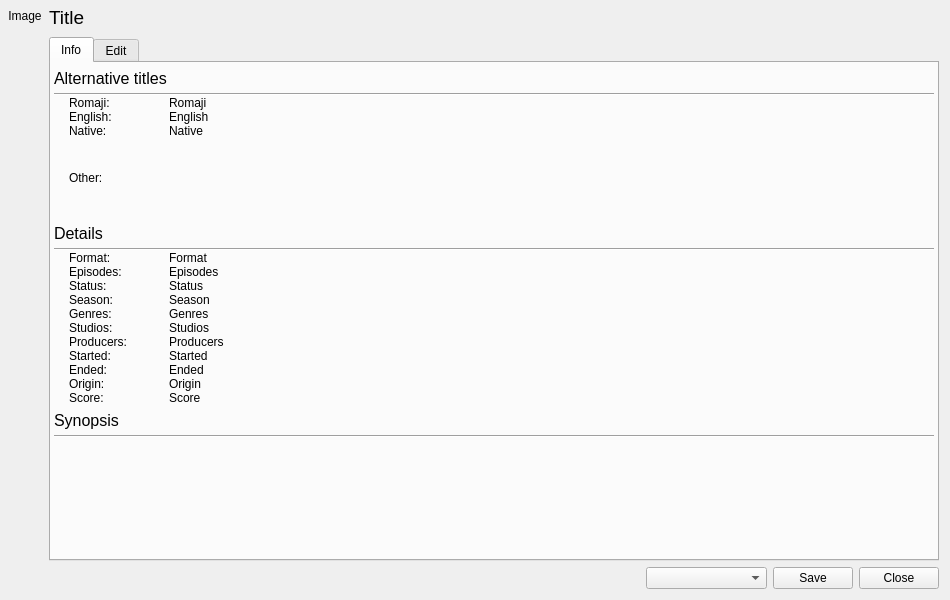
<?xml version="1.0" encoding="UTF-8"?>
<ui version="4.0">
 <class>AnimeInfoEditDialog</class>
 <widget class="QDialog" name="AnimeInfoEditDialog">
  <property name="geometry">
   <rect>
    <x>0</x>
    <y>0</y>
    <width>950</width>
    <height>600</height>
   </rect>
  </property>
  <property name="minimumSize">
   <size>
    <width>950</width>
    <height>600</height>
   </size>
  </property>
  <property name="focusPolicy">
   <enum>Qt::FocusPolicy::ClickFocus</enum>
  </property>
  <property name="windowTitle">
   <string>Anime</string>
  </property>
  <layout class="QVBoxLayout" name="verticalLayout_3">
   <property name="leftMargin">
    <number>0</number>
   </property>
   <property name="topMargin">
    <number>0</number>
   </property>
   <item>
    <layout class="QHBoxLayout" name="horizontalLayout">
     <item>
      <layout class="QVBoxLayout" name="verticalLayout">
       <property name="spacing">
        <number>0</number>
       </property>
       <property name="leftMargin">
        <number>8</number>
       </property>
       <property name="topMargin">
        <number>9</number>
       </property>
       <property name="rightMargin">
        <number>1</number>
       </property>
       <property name="bottomMargin">
        <number>0</number>
       </property>
       <item>
        <widget class="QLabel" name="labelCoverImage">
         <property name="text">
          <string>Image</string>
         </property>
         <property name="scaledContents">
          <bool>false</bool>
         </property>
         <property name="alignment">
          <set>Qt::AlignmentFlag::AlignHCenter|Qt::AlignmentFlag::AlignTop</set>
         </property>
         <property name="textInteractionFlags">
          <set>Qt::TextInteractionFlag::NoTextInteraction</set>
         </property>
        </widget>
       </item>
      </layout>
     </item>
     <item>
      <layout class="QVBoxLayout" name="verticalLayout_2">
       <property name="spacing">
        <number>8</number>
       </property>
       <property name="topMargin">
        <number>6</number>
       </property>
       <item>
        <widget class="QLabel" name="labelTitleHeader">
         <property name="font">
          <font>
           <pointsize>14</pointsize>
          </font>
         </property>
         <property name="text">
          <string>Title</string>
         </property>
         <property name="wordWrap">
          <bool>true</bool>
         </property>
         <property name="openExternalLinks">
          <bool>true</bool>
         </property>
        </widget>
       </item>
       <item>
        <widget class="QTabWidget" name="tabWidgetInfoEdit">
         <property name="focusPolicy">
          <enum>Qt::FocusPolicy::NoFocus</enum>
         </property>
         <property name="currentIndex">
          <number>0</number>
         </property>
         <widget class="QWidget" name="infoPage">
          <attribute name="title">
           <string>Info</string>
          </attribute>
          <layout class="QVBoxLayout" name="verticalLayout_4">
           <property name="spacing">
            <number>0</number>
           </property>
           <property name="leftMargin">
            <number>3</number>
           </property>
           <property name="topMargin">
            <number>0</number>
           </property>
           <property name="rightMargin">
            <number>3</number>
           </property>
           <property name="bottomMargin">
            <number>0</number>
           </property>
           <item>
            <widget class="QLabel" name="label_13">
             <property name="sizePolicy">
              <sizepolicy hsizetype="Preferred" vsizetype="Maximum">
               <horstretch>0</horstretch>
               <verstretch>0</verstretch>
              </sizepolicy>
             </property>
             <property name="minimumSize">
              <size>
               <width>0</width>
               <height>30</height>
              </size>
             </property>
             <property name="font">
              <font>
               <pointsize>12</pointsize>
               <underline>false</underline>
              </font>
             </property>
             <property name="text">
              <string>Alternative titles</string>
             </property>
             <property name="wordWrap">
              <bool>true</bool>
             </property>
            </widget>
           </item>
           <item>
            <widget class="Line" name="line">
             <property name="orientation">
              <enum>Qt::Orientation::Horizontal</enum>
             </property>
            </widget>
           </item>
           <item>
            <layout class="QGridLayout" name="gridLayout_3">
             <property name="sizeConstraint">
              <enum>QLayout::SizeConstraint::SetDefaultConstraint</enum>
             </property>
             <property name="leftMargin">
              <number>15</number>
             </property>
             <property name="spacing">
              <number>0</number>
             </property>
             <item row="2" column="0">
              <widget class="QLabel" name="label_12">
               <property name="sizePolicy">
                <sizepolicy hsizetype="Maximum" vsizetype="Maximum">
                 <horstretch>0</horstretch>
                 <verstretch>0</verstretch>
                </sizepolicy>
               </property>
               <property name="minimumSize">
                <size>
                 <width>100</width>
                 <height>0</height>
                </size>
               </property>
               <property name="text">
                <string>Native:</string>
               </property>
               <property name="wordWrap">
                <bool>true</bool>
               </property>
               <property name="textInteractionFlags">
                <set>Qt::TextInteractionFlag::NoTextInteraction</set>
               </property>
              </widget>
             </item>
             <item row="3" column="0">
              <widget class="QLabel" name="label_21">
               <property name="sizePolicy">
                <sizepolicy hsizetype="Maximum" vsizetype="Maximum">
                 <horstretch>0</horstretch>
                 <verstretch>0</verstretch>
                </sizepolicy>
               </property>
               <property name="minimumSize">
                <size>
                 <width>100</width>
                 <height>0</height>
                </size>
               </property>
               <property name="text">
                <string>Other:</string>
               </property>
              </widget>
             </item>
             <item row="1" column="0">
              <widget class="QLabel" name="label_11">
               <property name="sizePolicy">
                <sizepolicy hsizetype="Maximum" vsizetype="Maximum">
                 <horstretch>0</horstretch>
                 <verstretch>0</verstretch>
                </sizepolicy>
               </property>
               <property name="minimumSize">
                <size>
                 <width>100</width>
                 <height>0</height>
                </size>
               </property>
               <property name="text">
                <string>English:</string>
               </property>
               <property name="wordWrap">
                <bool>true</bool>
               </property>
               <property name="textInteractionFlags">
                <set>Qt::TextInteractionFlag::NoTextInteraction</set>
               </property>
              </widget>
             </item>
             <item row="2" column="1">
              <widget class="QLabel" name="labelTitleNative">
               <property name="cursor">
                <cursorShape>IBeamCursor</cursorShape>
               </property>
               <property name="text">
                <string>Native</string>
               </property>
               <property name="wordWrap">
                <bool>true</bool>
               </property>
               <property name="textInteractionFlags">
                <set>Qt::TextInteractionFlag::LinksAccessibleByMouse|Qt::TextInteractionFlag::TextSelectableByMouse</set>
               </property>
              </widget>
             </item>
             <item row="0" column="1">
              <widget class="QLabel" name="labelTitleRomaji">
               <property name="cursor">
                <cursorShape>IBeamCursor</cursorShape>
               </property>
               <property name="text">
                <string>Romaji</string>
               </property>
               <property name="wordWrap">
                <bool>true</bool>
               </property>
               <property name="textInteractionFlags">
                <set>Qt::TextInteractionFlag::LinksAccessibleByMouse|Qt::TextInteractionFlag::TextSelectableByMouse</set>
               </property>
              </widget>
             </item>
             <item row="1" column="1">
              <widget class="QLabel" name="labelTitleEnglish">
               <property name="cursor">
                <cursorShape>IBeamCursor</cursorShape>
               </property>
               <property name="text">
                <string>English</string>
               </property>
               <property name="wordWrap">
                <bool>true</bool>
               </property>
               <property name="textInteractionFlags">
                <set>Qt::TextInteractionFlag::LinksAccessibleByMouse|Qt::TextInteractionFlag::TextSelectableByMouse</set>
               </property>
              </widget>
             </item>
             <item row="0" column="0">
              <widget class="QLabel" name="label_10">
               <property name="sizePolicy">
                <sizepolicy hsizetype="Maximum" vsizetype="Maximum">
                 <horstretch>0</horstretch>
                 <verstretch>0</verstretch>
                </sizepolicy>
               </property>
               <property name="minimumSize">
                <size>
                 <width>100</width>
                 <height>0</height>
                </size>
               </property>
               <property name="text">
                <string>Romaji:</string>
               </property>
               <property name="wordWrap">
                <bool>true</bool>
               </property>
               <property name="textInteractionFlags">
                <set>Qt::TextInteractionFlag::NoTextInteraction</set>
               </property>
              </widget>
             </item>
             <item row="3" column="1">
              <widget class="QPlainTextEdit" name="plainTextEditSynonyms">
               <property name="sizePolicy">
                <sizepolicy hsizetype="Preferred" vsizetype="Preferred">
                 <horstretch>0</horstretch>
                 <verstretch>0</verstretch>
                </sizepolicy>
               </property>
               <property name="maximumSize">
                <size>
                 <width>16777215</width>
                 <height>80</height>
                </size>
               </property>
               <property name="focusPolicy">
                <enum>Qt::FocusPolicy::ClickFocus</enum>
               </property>
               <property name="styleSheet">
                <string notr="true">QPlainTextEdit {
    background: transparent;
    border: none;
}</string>
               </property>
               <property name="frameShape">
                <enum>QFrame::Shape::NoFrame</enum>
               </property>
               <property name="frameShadow">
                <enum>QFrame::Shadow::Plain</enum>
               </property>
               <property name="readOnly">
                <bool>true</bool>
               </property>
              </widget>
             </item>
            </layout>
           </item>
           <item>
            <widget class="QLabel" name="label_9">
             <property name="sizePolicy">
              <sizepolicy hsizetype="Preferred" vsizetype="Maximum">
               <horstretch>0</horstretch>
               <verstretch>0</verstretch>
              </sizepolicy>
             </property>
             <property name="minimumSize">
              <size>
               <width>0</width>
               <height>30</height>
              </size>
             </property>
             <property name="font">
              <font>
               <pointsize>12</pointsize>
               <underline>false</underline>
              </font>
             </property>
             <property name="text">
              <string>Details</string>
             </property>
             <property name="wordWrap">
              <bool>true</bool>
             </property>
            </widget>
           </item>
           <item>
            <widget class="Line" name="line_2">
             <property name="orientation">
              <enum>Qt::Orientation::Horizontal</enum>
             </property>
            </widget>
           </item>
           <item>
            <layout class="QGridLayout" name="gridLayout_2">
             <property name="leftMargin">
              <number>15</number>
             </property>
             <property name="spacing">
              <number>0</number>
             </property>
             <item row="5" column="0">
              <widget class="QLabel" name="label_6">
               <property name="sizePolicy">
                <sizepolicy hsizetype="Maximum" vsizetype="Maximum">
                 <horstretch>0</horstretch>
                 <verstretch>0</verstretch>
                </sizepolicy>
               </property>
               <property name="minimumSize">
                <size>
                 <width>100</width>
                 <height>0</height>
                </size>
               </property>
               <property name="text">
                <string>Studios:</string>
               </property>
               <property name="wordWrap">
                <bool>true</bool>
               </property>
               <property name="textInteractionFlags">
                <set>Qt::TextInteractionFlag::NoTextInteraction</set>
               </property>
              </widget>
             </item>
             <item row="9" column="1">
              <widget class="QLabel" name="labelOrigin">
               <property name="sizePolicy">
                <sizepolicy hsizetype="Preferred" vsizetype="Preferred">
                 <horstretch>0</horstretch>
                 <verstretch>0</verstretch>
                </sizepolicy>
               </property>
               <property name="cursor">
                <cursorShape>IBeamCursor</cursorShape>
               </property>
               <property name="text">
                <string>Origin</string>
               </property>
               <property name="wordWrap">
                <bool>true</bool>
               </property>
               <property name="textInteractionFlags">
                <set>Qt::TextInteractionFlag::LinksAccessibleByMouse|Qt::TextInteractionFlag::TextSelectableByMouse</set>
               </property>
              </widget>
             </item>
             <item row="5" column="1">
              <widget class="QLabel" name="labelStudios">
               <property name="sizePolicy">
                <sizepolicy hsizetype="Preferred" vsizetype="Preferred">
                 <horstretch>0</horstretch>
                 <verstretch>0</verstretch>
                </sizepolicy>
               </property>
               <property name="cursor">
                <cursorShape>IBeamCursor</cursorShape>
               </property>
               <property name="text">
                <string>Studios</string>
               </property>
               <property name="wordWrap">
                <bool>true</bool>
               </property>
               <property name="openExternalLinks">
                <bool>true</bool>
               </property>
               <property name="textInteractionFlags">
                <set>Qt::TextInteractionFlag::LinksAccessibleByMouse|Qt::TextInteractionFlag::TextSelectableByMouse</set>
               </property>
              </widget>
             </item>
             <item row="1" column="0">
              <widget class="QLabel" name="label_2">
               <property name="sizePolicy">
                <sizepolicy hsizetype="Maximum" vsizetype="Maximum">
                 <horstretch>0</horstretch>
                 <verstretch>0</verstretch>
                </sizepolicy>
               </property>
               <property name="minimumSize">
                <size>
                 <width>100</width>
                 <height>0</height>
                </size>
               </property>
               <property name="text">
                <string>Episodes:</string>
               </property>
               <property name="wordWrap">
                <bool>true</bool>
               </property>
               <property name="textInteractionFlags">
                <set>Qt::TextInteractionFlag::NoTextInteraction</set>
               </property>
              </widget>
             </item>
             <item row="4" column="0">
              <widget class="QLabel" name="label_5">
               <property name="sizePolicy">
                <sizepolicy hsizetype="Maximum" vsizetype="Maximum">
                 <horstretch>0</horstretch>
                 <verstretch>0</verstretch>
                </sizepolicy>
               </property>
               <property name="minimumSize">
                <size>
                 <width>100</width>
                 <height>0</height>
                </size>
               </property>
               <property name="text">
                <string>Genres:</string>
               </property>
               <property name="wordWrap">
                <bool>true</bool>
               </property>
               <property name="textInteractionFlags">
                <set>Qt::TextInteractionFlag::NoTextInteraction</set>
               </property>
              </widget>
             </item>
             <item row="0" column="1">
              <widget class="QLabel" name="labelFormat">
               <property name="sizePolicy">
                <sizepolicy hsizetype="Preferred" vsizetype="Preferred">
                 <horstretch>0</horstretch>
                 <verstretch>0</verstretch>
                </sizepolicy>
               </property>
               <property name="cursor">
                <cursorShape>IBeamCursor</cursorShape>
               </property>
               <property name="text">
                <string>Format</string>
               </property>
               <property name="wordWrap">
                <bool>true</bool>
               </property>
               <property name="textInteractionFlags">
                <set>Qt::TextInteractionFlag::LinksAccessibleByMouse|Qt::TextInteractionFlag::TextSelectableByMouse</set>
               </property>
              </widget>
             </item>
             <item row="9" column="0">
              <widget class="QLabel" name="label_17">
               <property name="sizePolicy">
                <sizepolicy hsizetype="Maximum" vsizetype="Maximum">
                 <horstretch>0</horstretch>
                 <verstretch>0</verstretch>
                </sizepolicy>
               </property>
               <property name="minimumSize">
                <size>
                 <width>100</width>
                 <height>0</height>
                </size>
               </property>
               <property name="text">
                <string>Origin:</string>
               </property>
               <property name="wordWrap">
                <bool>true</bool>
               </property>
               <property name="textInteractionFlags">
                <set>Qt::TextInteractionFlag::NoTextInteraction</set>
               </property>
              </widget>
             </item>
             <item row="10" column="0">
              <widget class="QLabel" name="label_8">
               <property name="sizePolicy">
                <sizepolicy hsizetype="Maximum" vsizetype="Maximum">
                 <horstretch>0</horstretch>
                 <verstretch>0</verstretch>
                </sizepolicy>
               </property>
               <property name="minimumSize">
                <size>
                 <width>100</width>
                 <height>0</height>
                </size>
               </property>
               <property name="text">
                <string>Score:</string>
               </property>
               <property name="wordWrap">
                <bool>true</bool>
               </property>
               <property name="textInteractionFlags">
                <set>Qt::TextInteractionFlag::NoTextInteraction</set>
               </property>
              </widget>
             </item>
             <item row="6" column="1">
              <widget class="QLabel" name="labelProducers">
               <property name="sizePolicy">
                <sizepolicy hsizetype="Preferred" vsizetype="Preferred">
                 <horstretch>0</horstretch>
                 <verstretch>0</verstretch>
                </sizepolicy>
               </property>
               <property name="cursor">
                <cursorShape>IBeamCursor</cursorShape>
               </property>
               <property name="text">
                <string>Producers</string>
               </property>
               <property name="wordWrap">
                <bool>true</bool>
               </property>
               <property name="openExternalLinks">
                <bool>true</bool>
               </property>
               <property name="textInteractionFlags">
                <set>Qt::TextInteractionFlag::LinksAccessibleByMouse|Qt::TextInteractionFlag::TextSelectableByMouse</set>
               </property>
              </widget>
             </item>
             <item row="1" column="1">
              <widget class="QLabel" name="labelEpisodes">
               <property name="sizePolicy">
                <sizepolicy hsizetype="Preferred" vsizetype="Preferred">
                 <horstretch>0</horstretch>
                 <verstretch>0</verstretch>
                </sizepolicy>
               </property>
               <property name="cursor">
                <cursorShape>IBeamCursor</cursorShape>
               </property>
               <property name="text">
                <string>Episodes</string>
               </property>
               <property name="wordWrap">
                <bool>true</bool>
               </property>
               <property name="textInteractionFlags">
                <set>Qt::TextInteractionFlag::LinksAccessibleByMouse|Qt::TextInteractionFlag::TextSelectableByMouse</set>
               </property>
              </widget>
             </item>
             <item row="8" column="0">
              <widget class="QLabel" name="label_16">
               <property name="sizePolicy">
                <sizepolicy hsizetype="Maximum" vsizetype="Maximum">
                 <horstretch>0</horstretch>
                 <verstretch>0</verstretch>
                </sizepolicy>
               </property>
               <property name="minimumSize">
                <size>
                 <width>100</width>
                 <height>0</height>
                </size>
               </property>
               <property name="text">
                <string>Ended:</string>
               </property>
               <property name="wordWrap">
                <bool>true</bool>
               </property>
               <property name="textInteractionFlags">
                <set>Qt::TextInteractionFlag::NoTextInteraction</set>
               </property>
              </widget>
             </item>
             <item row="8" column="1">
              <widget class="QLabel" name="labelEnded">
               <property name="sizePolicy">
                <sizepolicy hsizetype="Preferred" vsizetype="Preferred">
                 <horstretch>0</horstretch>
                 <verstretch>0</verstretch>
                </sizepolicy>
               </property>
               <property name="cursor">
                <cursorShape>IBeamCursor</cursorShape>
               </property>
               <property name="text">
                <string>Ended</string>
               </property>
               <property name="wordWrap">
                <bool>true</bool>
               </property>
               <property name="textInteractionFlags">
                <set>Qt::TextInteractionFlag::LinksAccessibleByMouse|Qt::TextInteractionFlag::TextSelectableByMouse</set>
               </property>
              </widget>
             </item>
             <item row="4" column="1">
              <widget class="QLabel" name="labelGenres">
               <property name="sizePolicy">
                <sizepolicy hsizetype="Preferred" vsizetype="Preferred">
                 <horstretch>0</horstretch>
                 <verstretch>0</verstretch>
                </sizepolicy>
               </property>
               <property name="cursor">
                <cursorShape>IBeamCursor</cursorShape>
               </property>
               <property name="text">
                <string>Genres</string>
               </property>
               <property name="wordWrap">
                <bool>true</bool>
               </property>
               <property name="textInteractionFlags">
                <set>Qt::TextInteractionFlag::LinksAccessibleByMouse|Qt::TextInteractionFlag::TextSelectableByMouse</set>
               </property>
              </widget>
             </item>
             <item row="0" column="0">
              <widget class="QLabel" name="label">
               <property name="sizePolicy">
                <sizepolicy hsizetype="Maximum" vsizetype="Maximum">
                 <horstretch>0</horstretch>
                 <verstretch>0</verstretch>
                </sizepolicy>
               </property>
               <property name="minimumSize">
                <size>
                 <width>100</width>
                 <height>0</height>
                </size>
               </property>
               <property name="text">
                <string>Format:</string>
               </property>
               <property name="wordWrap">
                <bool>true</bool>
               </property>
               <property name="textInteractionFlags">
                <set>Qt::TextInteractionFlag::NoTextInteraction</set>
               </property>
              </widget>
             </item>
             <item row="2" column="0">
              <widget class="QLabel" name="label_3">
               <property name="sizePolicy">
                <sizepolicy hsizetype="Maximum" vsizetype="Maximum">
                 <horstretch>0</horstretch>
                 <verstretch>0</verstretch>
                </sizepolicy>
               </property>
               <property name="minimumSize">
                <size>
                 <width>100</width>
                 <height>0</height>
                </size>
               </property>
               <property name="text">
                <string>Status:</string>
               </property>
               <property name="wordWrap">
                <bool>true</bool>
               </property>
               <property name="textInteractionFlags">
                <set>Qt::TextInteractionFlag::NoTextInteraction</set>
               </property>
              </widget>
             </item>
             <item row="6" column="0">
              <widget class="QLabel" name="label_7">
               <property name="sizePolicy">
                <sizepolicy hsizetype="Maximum" vsizetype="Maximum">
                 <horstretch>0</horstretch>
                 <verstretch>0</verstretch>
                </sizepolicy>
               </property>
               <property name="minimumSize">
                <size>
                 <width>100</width>
                 <height>0</height>
                </size>
               </property>
               <property name="text">
                <string>Producers:</string>
               </property>
               <property name="wordWrap">
                <bool>true</bool>
               </property>
               <property name="textInteractionFlags">
                <set>Qt::TextInteractionFlag::NoTextInteraction</set>
               </property>
              </widget>
             </item>
             <item row="3" column="1">
              <widget class="QLabel" name="labelSeason">
               <property name="sizePolicy">
                <sizepolicy hsizetype="Preferred" vsizetype="Preferred">
                 <horstretch>0</horstretch>
                 <verstretch>0</verstretch>
                </sizepolicy>
               </property>
               <property name="cursor">
                <cursorShape>IBeamCursor</cursorShape>
               </property>
               <property name="text">
                <string>Season</string>
               </property>
               <property name="wordWrap">
                <bool>true</bool>
               </property>
               <property name="textInteractionFlags">
                <set>Qt::TextInteractionFlag::LinksAccessibleByMouse|Qt::TextInteractionFlag::TextSelectableByMouse</set>
               </property>
              </widget>
             </item>
             <item row="3" column="0">
              <widget class="QLabel" name="label_4">
               <property name="sizePolicy">
                <sizepolicy hsizetype="Maximum" vsizetype="Maximum">
                 <horstretch>0</horstretch>
                 <verstretch>0</verstretch>
                </sizepolicy>
               </property>
               <property name="minimumSize">
                <size>
                 <width>100</width>
                 <height>0</height>
                </size>
               </property>
               <property name="text">
                <string>Season:</string>
               </property>
               <property name="wordWrap">
                <bool>true</bool>
               </property>
               <property name="textInteractionFlags">
                <set>Qt::TextInteractionFlag::NoTextInteraction</set>
               </property>
              </widget>
             </item>
             <item row="10" column="1">
              <widget class="QLabel" name="labelScore">
               <property name="sizePolicy">
                <sizepolicy hsizetype="Preferred" vsizetype="Preferred">
                 <horstretch>0</horstretch>
                 <verstretch>0</verstretch>
                </sizepolicy>
               </property>
               <property name="cursor">
                <cursorShape>IBeamCursor</cursorShape>
               </property>
               <property name="text">
                <string>Score</string>
               </property>
               <property name="wordWrap">
                <bool>true</bool>
               </property>
               <property name="textInteractionFlags">
                <set>Qt::TextInteractionFlag::LinksAccessibleByMouse|Qt::TextInteractionFlag::TextSelectableByMouse</set>
               </property>
              </widget>
             </item>
             <item row="2" column="1">
              <widget class="QLabel" name="labelStatus">
               <property name="sizePolicy">
                <sizepolicy hsizetype="Preferred" vsizetype="Preferred">
                 <horstretch>0</horstretch>
                 <verstretch>0</verstretch>
                </sizepolicy>
               </property>
               <property name="cursor">
                <cursorShape>IBeamCursor</cursorShape>
               </property>
               <property name="text">
                <string>Status</string>
               </property>
               <property name="wordWrap">
                <bool>true</bool>
               </property>
               <property name="textInteractionFlags">
                <set>Qt::TextInteractionFlag::LinksAccessibleByMouse|Qt::TextInteractionFlag::TextSelectableByMouse</set>
               </property>
              </widget>
             </item>
             <item row="7" column="0">
              <widget class="QLabel" name="label_15">
               <property name="sizePolicy">
                <sizepolicy hsizetype="Maximum" vsizetype="Maximum">
                 <horstretch>0</horstretch>
                 <verstretch>0</verstretch>
                </sizepolicy>
               </property>
               <property name="minimumSize">
                <size>
                 <width>100</width>
                 <height>0</height>
                </size>
               </property>
               <property name="text">
                <string>Started:</string>
               </property>
               <property name="wordWrap">
                <bool>true</bool>
               </property>
               <property name="textInteractionFlags">
                <set>Qt::TextInteractionFlag::NoTextInteraction</set>
               </property>
              </widget>
             </item>
             <item row="7" column="1">
              <widget class="QLabel" name="labelStarted">
               <property name="sizePolicy">
                <sizepolicy hsizetype="Preferred" vsizetype="Preferred">
                 <horstretch>0</horstretch>
                 <verstretch>0</verstretch>
                </sizepolicy>
               </property>
               <property name="cursor">
                <cursorShape>IBeamCursor</cursorShape>
               </property>
               <property name="text">
                <string>Started</string>
               </property>
               <property name="wordWrap">
                <bool>true</bool>
               </property>
               <property name="textInteractionFlags">
                <set>Qt::TextInteractionFlag::LinksAccessibleByMouse|Qt::TextInteractionFlag::TextSelectableByMouse</set>
               </property>
              </widget>
             </item>
            </layout>
           </item>
           <item>
            <widget class="QLabel" name="label_14">
             <property name="sizePolicy">
              <sizepolicy hsizetype="Preferred" vsizetype="Maximum">
               <horstretch>0</horstretch>
               <verstretch>0</verstretch>
              </sizepolicy>
             </property>
             <property name="minimumSize">
              <size>
               <width>0</width>
               <height>30</height>
              </size>
             </property>
             <property name="font">
              <font>
               <pointsize>12</pointsize>
               <underline>false</underline>
              </font>
             </property>
             <property name="text">
              <string>Synopsis</string>
             </property>
             <property name="wordWrap">
              <bool>true</bool>
             </property>
            </widget>
           </item>
           <item>
            <widget class="Line" name="line_3">
             <property name="orientation">
              <enum>Qt::Orientation::Horizontal</enum>
             </property>
            </widget>
           </item>
           <item>
            <layout class="QGridLayout" name="gridLayout_4">
             <property name="leftMargin">
              <number>15</number>
             </property>
             <property name="bottomMargin">
              <number>0</number>
             </property>
             <property name="spacing">
              <number>0</number>
             </property>
             <item row="1" column="0">
              <widget class="QTextEdit" name="textEditSynopsis">
               <property name="focusPolicy">
                <enum>Qt::FocusPolicy::NoFocus</enum>
               </property>
               <property name="acceptDrops">
                <bool>false</bool>
               </property>
               <property name="styleSheet">
                <string notr="true">QTextEdit {
    background: transparent;
    border: none;
}</string>
               </property>
               <property name="frameShape">
                <enum>QFrame::Shape::NoFrame</enum>
               </property>
               <property name="frameShadow">
                <enum>QFrame::Shadow::Plain</enum>
               </property>
               <property name="readOnly">
                <bool>true</bool>
               </property>
              </widget>
             </item>
            </layout>
           </item>
          </layout>
         </widget>
         <widget class="QWidget" name="editPage">
          <attribute name="title">
           <string>Edit</string>
          </attribute>
          <layout class="QVBoxLayout" name="verticalLayout_5">
           <item>
            <layout class="QGridLayout" name="gridLayout">
             <item row="2" column="0">
              <widget class="QSpinBox" name="spinBoxEpisodesWatched">
               <property name="focusPolicy">
                <enum>Qt::FocusPolicy::WheelFocus</enum>
               </property>
               <property name="maximum">
                <number>999999999</number>
               </property>
              </widget>
             </item>
             <item row="1" column="0">
              <widget class="QLabel" name="label_18">
               <property name="text">
                <string>Episodes watched</string>
               </property>
              </widget>
             </item>
             <item row="1" column="1">
              <widget class="QLabel" name="label_19">
               <property name="text">
                <string>Times rewatched</string>
               </property>
              </widget>
             </item>
             <item row="2" column="1">
              <widget class="QSpinBox" name="spinBoxRewatches">
               <property name="focusPolicy">
                <enum>Qt::FocusPolicy::WheelFocus</enum>
               </property>
               <property name="maximum">
                <number>999999999</number>
               </property>
              </widget>
             </item>
            </layout>
           </item>
           <item>
            <layout class="QGridLayout" name="gridLayout_5">
             <item row="1" column="0">
              <layout class="QHBoxLayout" name="horizontalLayout_2">
               <item>
                <widget class="QLabel" name="label_25">
                 <property name="sizePolicy">
                  <sizepolicy hsizetype="Maximum" vsizetype="Preferred">
                   <horstretch>0</horstretch>
                   <verstretch>0</verstretch>
                  </sizepolicy>
                 </property>
                 <property name="text">
                  <string>Score:</string>
                 </property>
                </widget>
               </item>
               <item>
                <widget class="QLabel" name="labelFormattedScore">
                 <property name="text">
                  <string>-</string>
                 </property>
                </widget>
               </item>
              </layout>
             </item>
             <item row="3" column="1">
              <widget class="AnimeStatusComboBox" name="comboBoxEditStatus">
               <property name="focusPolicy">
                <enum>Qt::FocusPolicy::ClickFocus</enum>
               </property>
               <property name="placeholderText">
                <string>Status</string>
               </property>
              </widget>
             </item>
             <item row="3" column="0">
              <widget class="QSpinBox" name="spinBoxScore">
               <property name="focusPolicy">
                <enum>Qt::FocusPolicy::WheelFocus</enum>
               </property>
               <property name="buttonSymbols">
                <enum>QAbstractSpinBox::ButtonSymbols::UpDownArrows</enum>
               </property>
               <property name="maximum">
                <number>100</number>
               </property>
              </widget>
             </item>
             <item row="1" column="1">
              <widget class="QLabel" name="label_20">
               <property name="text">
                <string>Status</string>
               </property>
              </widget>
             </item>
            </layout>
           </item>
           <item>
            <layout class="QGridLayout" name="gridLayout_7">
             <item row="0" column="0">
              <widget class="QLabel" name="label_22">
               <property name="text">
                <string>Date started</string>
               </property>
              </widget>
             </item>
             <item row="1" column="1">
              <widget class="DatePicker" name="widgetCompletedDatePicker" native="true"/>
             </item>
             <item row="0" column="1">
              <widget class="QLabel" name="label_23">
               <property name="text">
                <string>Date completed</string>
               </property>
              </widget>
             </item>
             <item row="1" column="0">
              <widget class="DatePicker" name="widgetStartedDatePicker" native="true"/>
             </item>
            </layout>
           </item>
           <item>
            <layout class="QGridLayout" name="gridLayout_6">
             <item row="0" column="0">
              <widget class="QLabel" name="label_24">
               <property name="text">
                <string>Notes</string>
               </property>
              </widget>
             </item>
             <item row="1" column="0">
              <widget class="QPlainTextEdit" name="plainTextEditNotes">
               <property name="focusPolicy">
                <enum>Qt::FocusPolicy::ClickFocus</enum>
               </property>
               <property name="placeholderText">
                <string>Your notes for this anime</string>
               </property>
              </widget>
             </item>
            </layout>
           </item>
          </layout>
         </widget>
        </widget>
       </item>
      </layout>
     </item>
    </layout>
   </item>
   <item>
    <layout class="QHBoxLayout" name="horizontalLayout_5">
     <item>
      <spacer name="horizontalSpacer">
       <property name="orientation">
        <enum>Qt::Orientation::Horizontal</enum>
       </property>
       <property name="sizeHint" stdset="0">
        <size>
         <width>40</width>
         <height>20</height>
        </size>
       </property>
      </spacer>
     </item>
     <item>
      <widget class="AnimeStatusComboBox" name="comboBoxAddStatus">
       <property name="placeholderText">
        <string>Add anime to list</string>
       </property>
      </widget>
     </item>
     <item>
      <widget class="QPushButton" name="pushButtonSave">
       <property name="focusPolicy">
        <enum>Qt::FocusPolicy::NoFocus</enum>
       </property>
       <property name="text">
        <string>Save</string>
       </property>
      </widget>
     </item>
     <item>
      <widget class="QPushButton" name="pushButtonClose">
       <property name="focusPolicy">
        <enum>Qt::FocusPolicy::NoFocus</enum>
       </property>
       <property name="text">
        <string>Close</string>
       </property>
      </widget>
     </item>
    </layout>
   </item>
  </layout>
 </widget>
 <customwidgets>
  <customwidget>
   <class>AnimeStatusComboBox</class>
   <extends>QComboBox</extends>
   <header>gui/widgets/anime_status_combo_box.hpp</header>
  </customwidget>
  <customwidget>
   <class>DatePicker</class>
   <extends>QWidget</extends>
   <header>gui/widgets/date_picker.hpp</header>
   <container>1</container>
  </customwidget>
 </customwidgets>
 <resources/>
 <connections/>
</ui>
